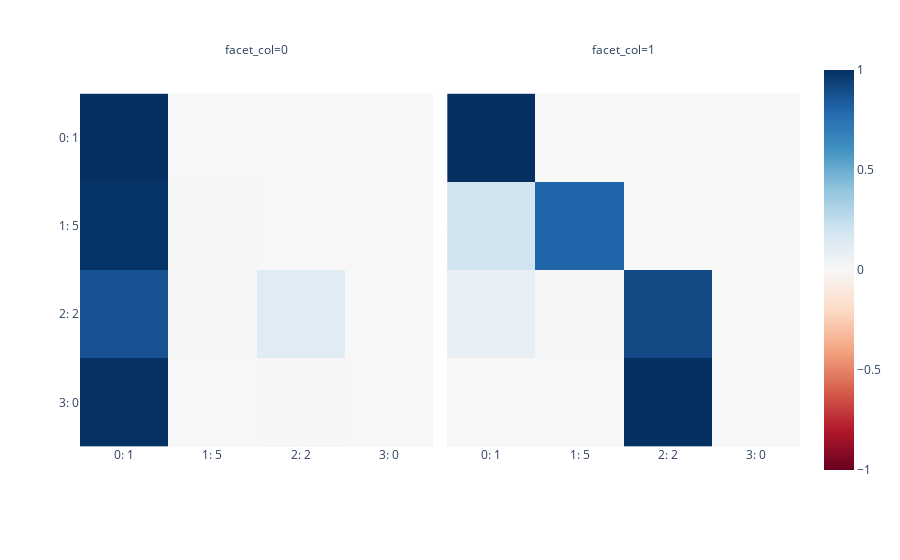
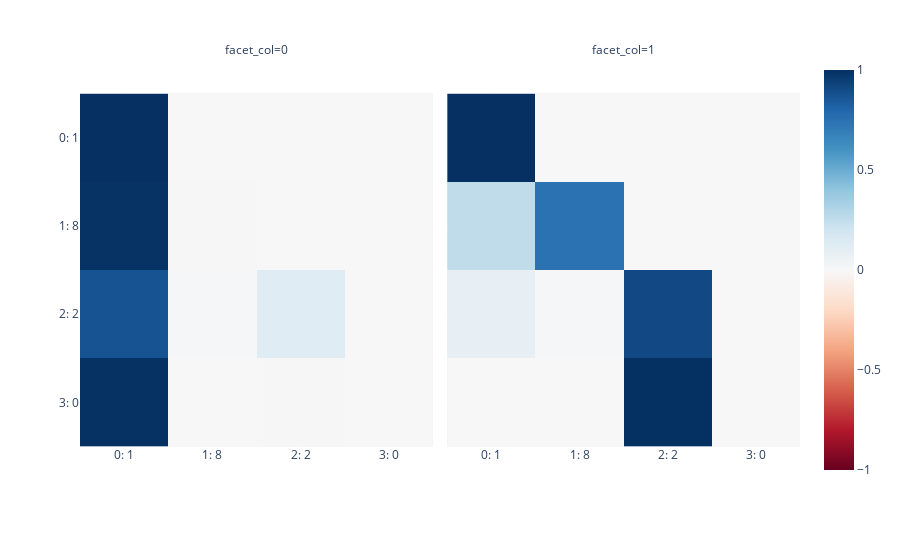
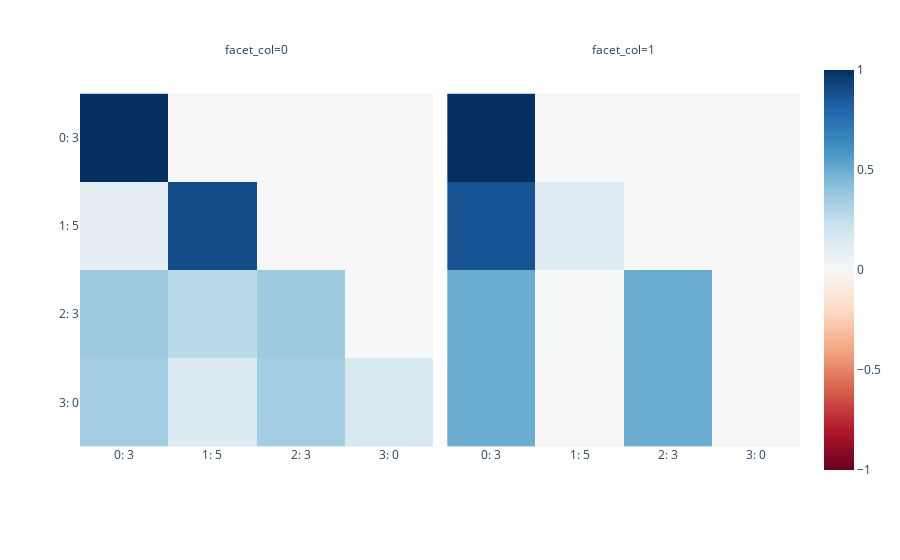
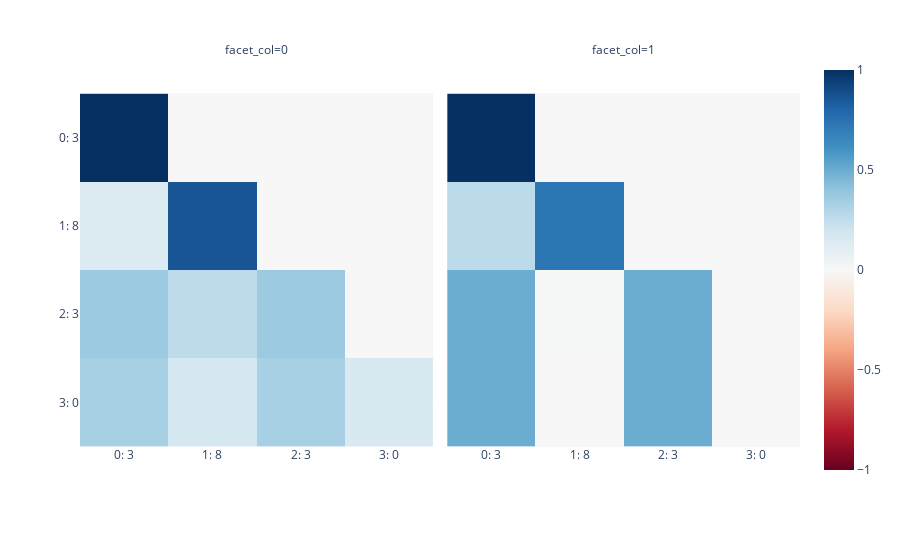

Source (notebook cell) for these figures, in order:
### Markdown cell above
The following attention patterns show that if you change the noise token, sometimes the destination noise tokens will attend to themselves randomly, but the last destination token (0) will attend to the other two tokens less than 5, favoring one over the other. The hierarchy of prefered tokens is switched between the heads, so the ordering is accounted for. 


** If the signal token is repeated, it will attend equally to both.

### Code cell
show_pattern(pre_trained.activation_cache, [1,5,2,0])
show_pattern(pre_trained.activation_cache, [1,8,2,0])
show_pattern(pre_trained.activation_cache, [3,5,3,0])
show_pattern(pre_trained.activation_cache, [3,8,3,0])

### Figure 1 — Plotly figure (JSON) as saved in the notebook; plotly's stock layout.template omitted (floating-point values rounded to 4 significant figures)
{"data": [{"coloraxis": "coloraxis", "hovertemplate": "x: %{x}<br>y: %{y}<br>color: %{z}<extra></extra>", "name": "0", "type": "heatmap", "x": ["0: 1", "1: 5", "2: 2", "3: 0"], "xaxis": "x", "y": ["0: 1", "1: 5", "2: 2", "3: 0"], "yaxis": "y", "z": [[1, 0, 0, 0], [0.9845, 0.01547, 0, 0], [0.8703, 0.009473, 0.1202, 0], [0.9938, 8.199e-06, 0.006211, 9.608e-06]]}, {"coloraxis": "coloraxis", "hovertemplate": "x: %{x}<br>y: %{y}<br>color: %{z}<extra></extra>", "name": "1", "type": "heatmap", "x": ["0: 1", "1: 5", "2: 2", "3: 0"], "xaxis": "x2", "y": ["0: 1", "1: 5", "2: 2", "3: 0"], "yaxis": "y2", "z": [[1, 0, 0, 0], [0.1983, 0.8017, 0, 0], [0.08439, 0.01274, 0.9029, 0], [0.001751, 7.675e-06, 0.9982, 8.739e-06]]}], "layout": {"annotations": [{"font": {}, "showarrow": false, "text": "facet_col=0", "x": 0.245, "xanchor": "center", "xref": "paper", "y": 1, "yanchor": "bottom", "yref": "paper"}, {"font": {}, "showarrow": false, "text": "facet_col=1", "x": 0.755, "xanchor": "center", "xref": "paper", "y": 1, "yanchor": "bottom", "yref": "paper"}], "coloraxis": {"cmid": 0, "colorscale": [[0, "rgb(103,0,31)"], [0.1, "rgb(178,24,43)"], [0.2, "rgb(214,96,77)"], [0.3, "rgb(244,165,130)"], [0.4, "rgb(253,219,199)"], [0.5, "rgb(247,247,247)"], [0.6, "rgb(209,229,240)"], [0.7, "rgb(146,197,222)"], [0.8, "rgb(67,147,195)"], [0.9, "rgb(33,102,172)"], [1, "rgb(5,48,97)"]]}, "margin": {"t": 60}, "xaxis": {"anchor": "y", "constrain": "domain", "domain": [0, 0.49], "scaleanchor": "y"}, "xaxis2": {"anchor": "y2", "domain": [0.51, 1], "matches": "x"}, "yaxis": {"anchor": "x", "autorange": "reversed", "constrain": "domain", "domain": [0, 1]}, "yaxis2": {"anchor": "x2", "domain": [0, 1], "matches": "y", "showticklabels": false}}}

### Figure 2 — Plotly figure (JSON) as saved in the notebook; plotly's stock layout.template omitted (floating-point values rounded to 4 significant figures)
{"data": [{"coloraxis": "coloraxis", "hovertemplate": "x: %{x}<br>y: %{y}<br>color: %{z}<extra></extra>", "name": "0", "type": "heatmap", "x": ["0: 1", "1: 8", "2: 2", "3: 0"], "xaxis": "x", "y": ["0: 1", "1: 8", "2: 2", "3: 0"], "yaxis": "y", "z": [[1, 0, 0, 0], [0.993, 0.007028, 0, 0], [0.8701, 0.009676, 0.1202, 0], [0.9938, 1.069e-05, 0.006211, 9.608e-06]]}, {"coloraxis": "coloraxis", "hovertemplate": "x: %{x}<br>y: %{y}<br>color: %{z}<extra></extra>", "name": "1", "type": "heatmap", "x": ["0: 1", "1: 8", "2: 2", "3: 0"], "xaxis": "x2", "y": ["0: 1", "1: 8", "2: 2", "3: 0"], "yaxis": "y2", "z": [[1, 0, 0, 0], [0.255, 0.745, 0, 0], [0.08475, 0.008547, 0.9067, 0], [0.001751, 2.991e-06, 0.9982, 8.739e-06]]}], "layout": {"annotations": [{"font": {}, "showarrow": false, "text": "facet_col=0", "x": 0.245, "xanchor": "center", "xref": "paper", "y": 1, "yanchor": "bottom", "yref": "paper"}, {"font": {}, "showarrow": false, "text": "facet_col=1", "x": 0.755, "xanchor": "center", "xref": "paper", "y": 1, "yanchor": "bottom", "yref": "paper"}], "coloraxis": {"cmid": 0, "colorscale": [[0, "rgb(103,0,31)"], [0.1, "rgb(178,24,43)"], [0.2, "rgb(214,96,77)"], [0.3, "rgb(244,165,130)"], [0.4, "rgb(253,219,199)"], [0.5, "rgb(247,247,247)"], [0.6, "rgb(209,229,240)"], [0.7, "rgb(146,197,222)"], [0.8, "rgb(67,147,195)"], [0.9, "rgb(33,102,172)"], [1, "rgb(5,48,97)"]]}, "margin": {"t": 60}, "xaxis": {"anchor": "y", "constrain": "domain", "domain": [0, 0.49], "scaleanchor": "y"}, "xaxis2": {"anchor": "y2", "domain": [0.51, 1], "matches": "x"}, "yaxis": {"anchor": "x", "autorange": "reversed", "constrain": "domain", "domain": [0, 1]}, "yaxis2": {"anchor": "x2", "domain": [0, 1], "matches": "y", "showticklabels": false}}}

### Figure 3 — Plotly figure (JSON) as saved in the notebook; plotly's stock layout.template omitted (floating-point values rounded to 4 significant figures)
{"data": [{"coloraxis": "coloraxis", "hovertemplate": "x: %{x}<br>y: %{y}<br>color: %{z}<extra></extra>", "name": "0", "type": "heatmap", "x": ["0: 3", "1: 5", "2: 3", "3: 0"], "xaxis": "x", "y": ["0: 3", "1: 5", "2: 3", "3: 0"], "yaxis": "y", "z": [[1, 0, 0, 0], [0.1022, 0.8978, 0, 0], [0.3612, 0.2775, 0.3612, 0], [0.346, 0.1418, 0.346, 0.1662]]}, {"coloraxis": "coloraxis", "hovertemplate": "x: %{x}<br>y: %{y}<br>color: %{z}<extra></extra>", "name": "1", "type": "heatmap", "x": ["0: 3", "1: 5", "2: 3", "3: 0"], "xaxis": "x2", "y": ["0: 3", "1: 5", "2: 3", "3: 0"], "yaxis": "y2", "z": [[1, 0, 0, 0], [0.8703, 0.1297, 0, 0], [0.4975, 0.005024, 0.4975, 0], [0.5, 1.454e-06, 0.5, 1.655e-06]]}], "layout": {"annotations": [{"font": {}, "showarrow": false, "text": "facet_col=0", "x": 0.245, "xanchor": "center", "xref": "paper", "y": 1, "yanchor": "bottom", "yref": "paper"}, {"font": {}, "showarrow": false, "text": "facet_col=1", "x": 0.755, "xanchor": "center", "xref": "paper", "y": 1, "yanchor": "bottom", "yref": "paper"}], "coloraxis": {"cmid": 0, "colorscale": [[0, "rgb(103,0,31)"], [0.1, "rgb(178,24,43)"], [0.2, "rgb(214,96,77)"], [0.3, "rgb(244,165,130)"], [0.4, "rgb(253,219,199)"], [0.5, "rgb(247,247,247)"], [0.6, "rgb(209,229,240)"], [0.7, "rgb(146,197,222)"], [0.8, "rgb(67,147,195)"], [0.9, "rgb(33,102,172)"], [1, "rgb(5,48,97)"]]}, "margin": {"t": 60}, "xaxis": {"anchor": "y", "constrain": "domain", "domain": [0, 0.49], "scaleanchor": "y"}, "xaxis2": {"anchor": "y2", "domain": [0.51, 1], "matches": "x"}, "yaxis": {"anchor": "x", "autorange": "reversed", "constrain": "domain", "domain": [0, 1]}, "yaxis2": {"anchor": "x2", "domain": [0, 1], "matches": "y", "showticklabels": false}}}

### Figure 4 — Plotly figure (JSON) as saved in the notebook; plotly's stock layout.template omitted (floating-point values rounded to 4 significant figures)
{"data": [{"coloraxis": "coloraxis", "hovertemplate": "x: %{x}<br>y: %{y}<br>color: %{z}<extra></extra>", "name": "0", "type": "heatmap", "x": ["0: 3", "1: 8", "2: 3", "3: 0"], "xaxis": "x", "y": ["0: 3", "1: 8", "2: 3", "3: 0"], "yaxis": "y", "z": [[1, 0, 0, 0], [0.1397, 0.8603, 0, 0], [0.3687, 0.2627, 0.3687, 0], [0.3317, 0.1772, 0.3317, 0.1593]]}, {"coloraxis": "coloraxis", "hovertemplate": "x: %{x}<br>y: %{y}<br>color: %{z}<extra></extra>", "name": "1", "type": "heatmap", "x": ["0: 3", "1: 8", "2: 3", "3: 0"], "xaxis": "x2", "y": ["0: 3", "1: 8", "2: 3", "3: 0"], "yaxis": "y2", "z": [[1, 0, 0, 0], [0.2708, 0.7292, 0, 0], [0.4983, 0.003372, 0.4983, 0], [0.5, 5.665e-07, 0.5, 1.655e-06]]}], "layout": {"annotations": [{"font": {}, "showarrow": false, "text": "facet_col=0", "x": 0.245, "xanchor": "center", "xref": "paper", "y": 1, "yanchor": "bottom", "yref": "paper"}, {"font": {}, "showarrow": false, "text": "facet_col=1", "x": 0.755, "xanchor": "center", "xref": "paper", "y": 1, "yanchor": "bottom", "yref": "paper"}], "coloraxis": {"cmid": 0, "colorscale": [[0, "rgb(103,0,31)"], [0.1, "rgb(178,24,43)"], [0.2, "rgb(214,96,77)"], [0.3, "rgb(244,165,130)"], [0.4, "rgb(253,219,199)"], [0.5, "rgb(247,247,247)"], [0.6, "rgb(209,229,240)"], [0.7, "rgb(146,197,222)"], [0.8, "rgb(67,147,195)"], [0.9, "rgb(33,102,172)"], [1, "rgb(5,48,97)"]]}, "margin": {"t": 60}, "xaxis": {"anchor": "y", "constrain": "domain", "domain": [0, 0.49], "scaleanchor": "y"}, "xaxis2": {"anchor": "y2", "domain": [0.51, 1], "matches": "x"}, "yaxis": {"anchor": "x", "autorange": "reversed", "constrain": "domain", "domain": [0, 1]}, "yaxis2": {"anchor": "x2", "domain": [0, 1], "matches": "y", "showticklabels": false}}}
